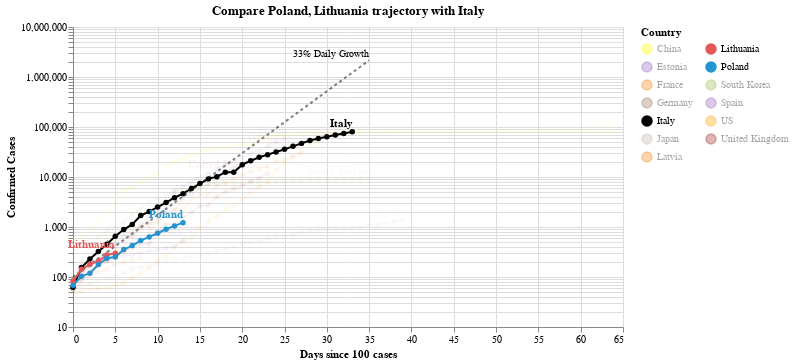

Source (notebook cell):
### Code cell
#hide_input
chart2 = make_since_chart(['Poland', 'Lithuania'])
chart2

### Figure 1 — Vega-Lite specification as saved in the notebook (floating-point values rounded to 4 significant figures; data arrays with more than 128 entries replaced by an {"elided": "..."} marker saying what was removed)
{"config": {"view": {"continuousWidth": 400, "continuousHeight": 300}}, "layer": [{"mark": {"type": "line", "color": "black", "opacity": 0.5, "strokeDash": [3, 3]}, "encoding": {"x": {"type": "quantitative", "field": "Days since 100 cases"}, "y": {"type": "quantitative", "field": "Confirmed Cases"}}}, {"mark": {"type": "text", "align": "right", "dy": -6, "fontSize": 10, "text": "33% Daily Growth"}, "encoding": {"x": {"type": "quantitative", "field": "Days since 100 cases"}, "y": {"type": "quantitative", "field": "Confirmed Cases"}}, "transform": [{"filter": "(datum['Days since 100 cases'] >= 35)"}]}, {"data": {"name": "data-8d560a43b2d1706beefac2435f67a3db"}, "mark": {"type": "line", "point": true}, "encoding": {"color": {"type": "nominal", "field": "Country", "legend": {"columns": 2}, "scale": {"domain": ["China", "Estonia", "France", "Germany", "Italy", "Japan", "Latvia", "Lithuania", "Poland", "South Korea", "Spain", "US", "United Kingdom"], "range": ["yellow", "#9467bd", "#F58518", "#9D755D", "black", "#C1B7AD", "#F58518", "#E45756", "#2495D3", "#A1BA59", "#9467bd", "orange", "brown"]}}, "opacity": {"condition": {"value": 1, "selection": "selector004"}, "value": 0.05}, "tooltip": [{"type": "nominal", "field": "Country"}, {"type": "temporal", "field": "Date"}, {"type": "quantitative", "field": "Confirmed Cases"}, {"type": "quantitative", "field": "Days since 100 cases"}], "x": {"type": "quantitative", "field": "Days since 100 cases"}, "y": {"type": "quantitative", "field": "Confirmed Cases", "scale": {"type": "log"}}}, "selection": {"selector004": {"type": "multi", "fields": ["Country"], "bind": "legend", "init": [{"Country": "Poland"}, {"Country": "Lithuania"}, {"Country": "Italy"}]}}, "width": 550}, {"data": {"name": "data-8d560a43b2d1706beefac2435f67a3db"}, "mark": {"type": "text", "align": "right", "dy": -8, "fontWeight": "bold"}, "encoding": {"color": {"type": "nominal", "field": "Country", "legend": {"columns": 2}, "scale": {"domain": ["China", "Estonia", "France", "Germany", "Italy", "Japan", "Latvia", "Lithuania", "Poland", "South Korea", "Spain", "US", "United Kingdom"], "range": ["yellow", "#9467bd", "#F58518", "#9D755D", "black", "#C1B7AD", "#F58518", "#E45756", "#2495D3", "#A1BA59", "#9467bd", "orange", "brown"]}}, "opacity": {"condition": {"value": 1, "selection": "selector004"}, "value": 0.05}, "text": {"type": "nominal", "field": "Country"}, "tooltip": [{"type": "nominal", "field": "Country"}, {"type": "temporal", "field": "Date"}, {"type": "quantitative", "field": "Confirmed Cases"}, {"type": "quantitative", "field": "Days since 100 cases"}], "x": {"type": "quantitative", "field": "Days since 100 cases"}, "y": {"type": "quantitative", "field": "Confirmed Cases", "scale": {"type": "log"}}}, "transform": [{"filter": "(datum['Date'] >= 1585180800000)"}], "width": 550}], "data": {"name": "data-c1a3bbf4dd040f2e7e8e7a69520e3c2a"}, "title": "Compare Poland, Lithuania trajectory with Italy", "$schema": "https://vega.github.io/schema/vega-lite/v4.0.2.json", "datasets": {"data-c1a3bbf4dd040f2e7e8e7a69520e3c2a": [{"Days since 100 cases": 0, "Confirmed Cases": 100.0}, {"Days since 100 cases": 1, "Confirmed Cases": 133.0}, {"Days since 100 cases": 2, "Confirmed Cases": 176.9}, {"Days since 100 cases": 3, "Confirmed Cases": 235.3}, {"Days since 100 cases": 4, "Confirmed Cases": 312.9}, {"Days since 100 cases": 5, "Confirmed Cases": 416.2}, {"Days since 100 cases": 6, "Confirmed Cases": 553.5}, {"Days since 100 cases": 7, "Confirmed Cases": 736.1}, {"Days since 100 cases": 8, "Confirmed Cases": 979.1}, {"Days since 100 cases": 9, "Confirmed Cases": 1302.0}, {"Days since 100 cases": 10, "Confirmed Cases": 1732.0}, {"Days since 100 cases": 11, "Confirmed Cases": 2303.0}, {"Days since 100 cases": 12, "Confirmed Cases": 3064.0}, {"Days since 100 cases": 13, "Confirmed Cases": 4074.0}, {"Days since 100 cases": 14, "Confirmed Cases": 5419.0}, {"Days since 100 cases": 15, "Confirmed Cases": 7207.0}, {"Days since 100 cases": 16, "Confirmed Cases": 9586.0}, {"Days since 100 cases": 17, "Confirmed Cases": 12750.0}, {"Days since 100 cases": 18, "Confirmed Cases": 16960.0}, {"Days since 100 cases": 19, "Confirmed Cases": 22550.0}, {"Days since 100 cases": 20, "Confirmed Cases": 29990.0}, {"Days since 100 cases": 21, "Confirmed Cases": 39890.0}, {"Days since 100 cases": 22, "Confirmed Cases": 53060.0}, {"Days since 100 cases": 23, "Confirmed Cases": 70560.0}, {"Days since 100 cases": 24, "Confirmed Cases": 93850.0}, {"Days since 100 cases": 25, "Confirmed Cases": 124800.0}, {"Days since 100 cases": 26, "Confirmed Cases": 166000.0}, {"Days since 100 cases": 27, "Confirmed Cases": 220800.0}, {"Days since 100 cases": 28, "Confirmed Cases": 293700.0}, {"Days since 100 cases": 29, "Confirmed Cases": 390600.0}, {"Days since 100 cases": 30, "Confirmed Cases": 519500.0}, {"Days since 100 cases": 31, "Confirmed Cases": 690900.0}, {"Days since 100 cases": 32, "Confirmed Cases": 918900.0}, {"Days since 100 cases": 33, "Confirmed Cases": 1222000.0}, {"Days since 100 cases": 34, "Confirmed Cases": 1625000.0}, {"Days since 100 cases": 35, "Confirmed Cases": 2162000.0}], "data-8d560a43b2d1706beefac2435f67a3db": {"elided": "355 records"}}}
